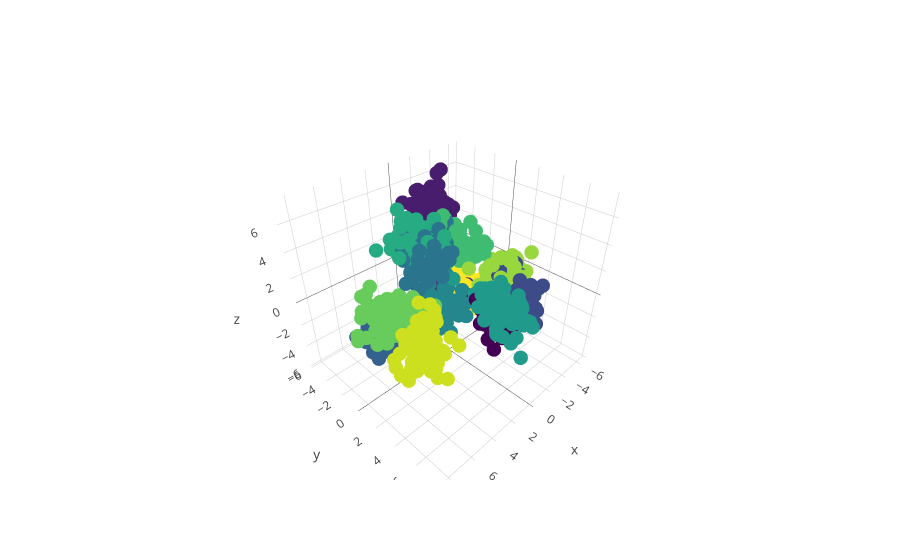

Notebook cell for this chart:
### Code cell
# by author
trace1 = go.Scatter3d(
    x = doc_vectors_3d_with_author['x'],
    y = doc_vectors_3d_with_author['y'],
    z = doc_vectors_3d_with_author['z'],
    mode='markers',
    marker=dict(
        size=5,
        color= doc_vectors_3d_with_author['author'],
        colorscale='Viridis'
    )
)

# # Make a figure object
data = [trace1]
fig = go.Figure(data= data)

# Send to Plotly and show in notebook
iplot(fig, filename='test1')

### Figure 1 — Plotly figure (JSON) as saved in the notebook; plotly's stock layout.template omitted (floating-point values rounded to 4 significant figures; data arrays with more than 128 entries replaced by an {"elided": "..."} marker saying what was removed)
{"data": [{"marker": {"color": {"elided": "980 int values"}, "colorscale": "Viridis", "size": 5}, "mode": "markers", "type": "scatter3d", "uid": "091f813a-ba95-11e8-a09c-6c40088edaf6", "x": {"elided": "980 float values"}, "y": {"elided": "980 float values"}, "z": {"elided": "980 float values"}}], "layout": {}}
